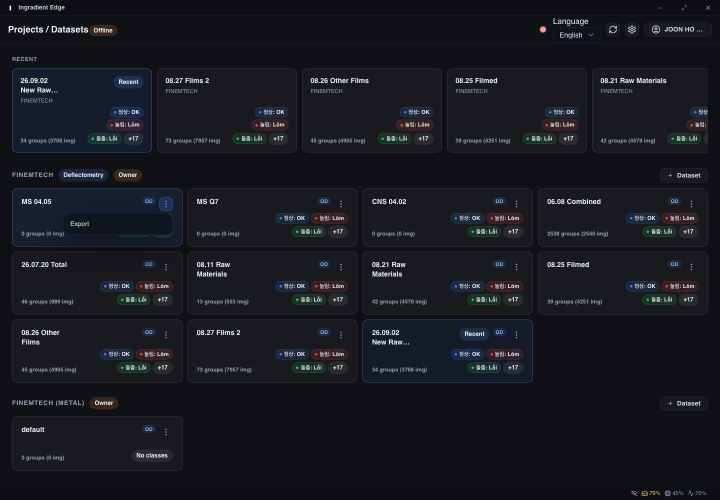
#> input picture docs/reports/assets/2026-09-21-edge-comparison/dataset-menu.png, 1440 x 1000 px, given in place of edge-settings-menu.png, which was not available (shown at 1/2 size)
$ python contact.py
#> lines starting #> are read from the running program, lines starting #| are printed output that depends on the picture; pictures that were not available may be replaced by others from this repository, and a replacement may not be noted
from PIL import Image,ImageDraw,ImageFont
from pathlib import Path
p=Path(__file__).parent;b=p.parent/'2026-09-20-edge-phase0'
names=[('settings-menu','edge-settings-menu'),('general','settings-general'),('datasets','datasets-offline'),('images','images-mock'),('capture','capture'),('capture-768','supplemental-clean-capture-768'),('setup','setup'),('server','settings-server'),('logs','settings-logs'),('lighting-ps','settings-lighting')]
out=Image.new('RGB',(1000,400*len(names)), '#ffffff');d=ImageDraw.Draw(out)
#> after `out = Image.new('RGB', (1000, 400 * len(names)), '#ffffff')`: out: PIL image 1000x4000 RGB; every value is 255
for i,(new,old) in enumerate(names):
 for j,f in enumerate([b/(old+'.png'),p/(new+'.png')]):
  im=Image.open(f);im.thumbnail((495,360));out.paste(im,(j*500,i*400+30));d.text((j*500+5,i*400+5),str(f.name),fill='black')
#> further down, im is the input picture: PIL image 1440x1000 RGB; mean R, G, B 23.9, 26.7, 31.9
#> after `im.thumbnail((495, 360))`:
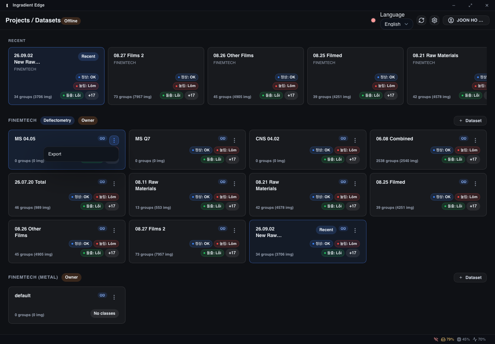
#> im: PIL image 495x344 RGB; mean R, G, B 23.9, 26.7, 31.9
#> after `out.paste(im, (j * 500, i * 400 + 30))`:
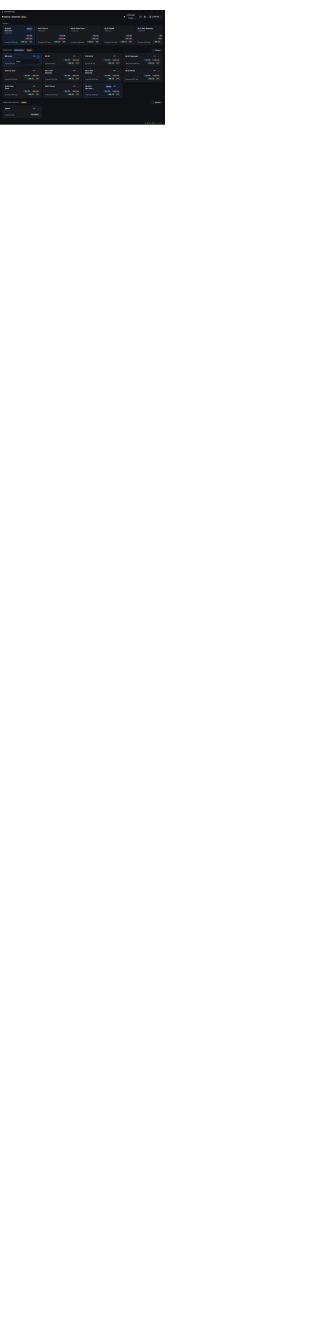
#> out: PIL image 1000x4000 RGB (shown at 1/3 size); mean R, G, B 245.2, 245.3, 245.5
#> pass 2 of the loop `for i,(new,old) in enumerate(names):`:
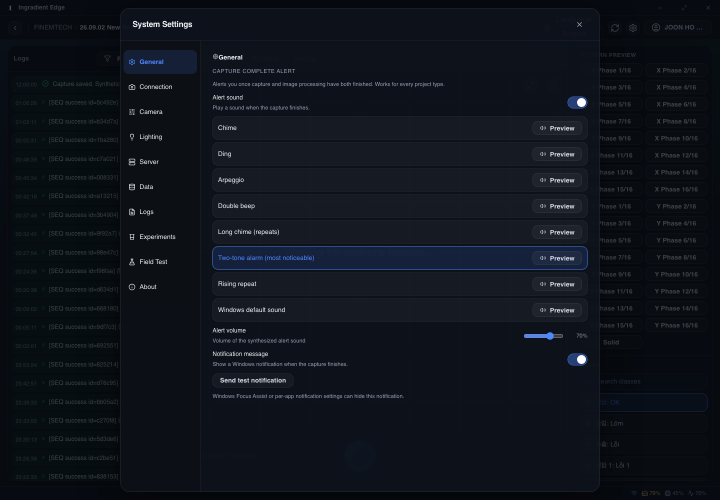
#> input picture docs/reports/assets/2026-09-21-edge-comparison/general.png, 1440 x 1000 px, given in place of settings-general.png, which was not available (shown at 1/2 size)
#> im is the input picture: PIL image 1440x1000 RGB; mean R, G, B 15.1, 19.9, 27.9
#> `im.thumbnail((495, 360))`:
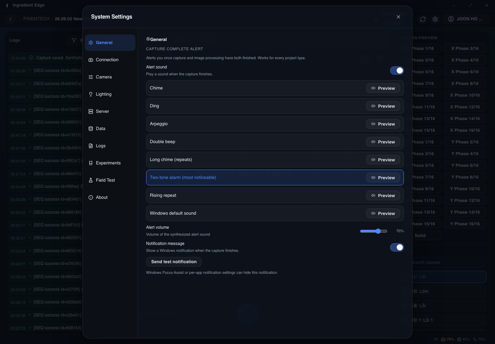
#> im: PIL image 495x344 RGB; mean R, G, B 15.1, 19.9, 27.9
#> `out.paste(im, (j * 500, i * 400 + 30))`:
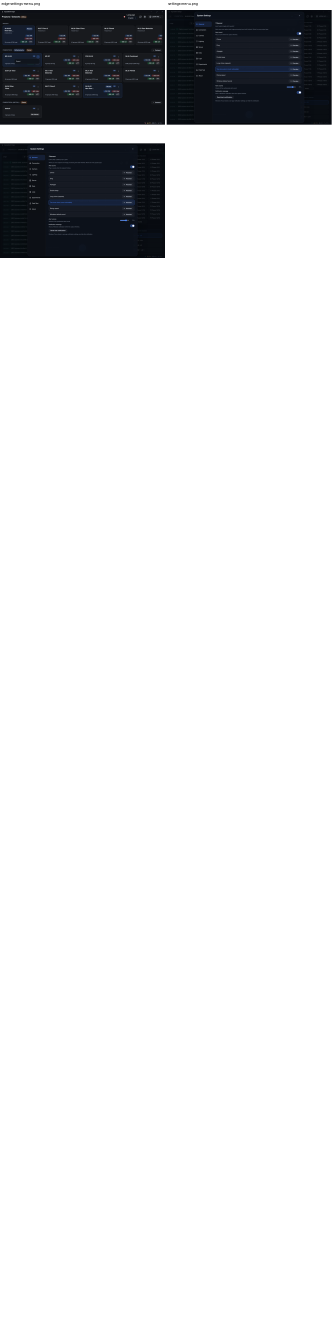
#> out: PIL image 1000x4000 RGB (shown at 1/3 size); mean R, G, B 224.7, 225.2, 226.1
#> (the run stopped early here; a loop or call above may not have finished)
